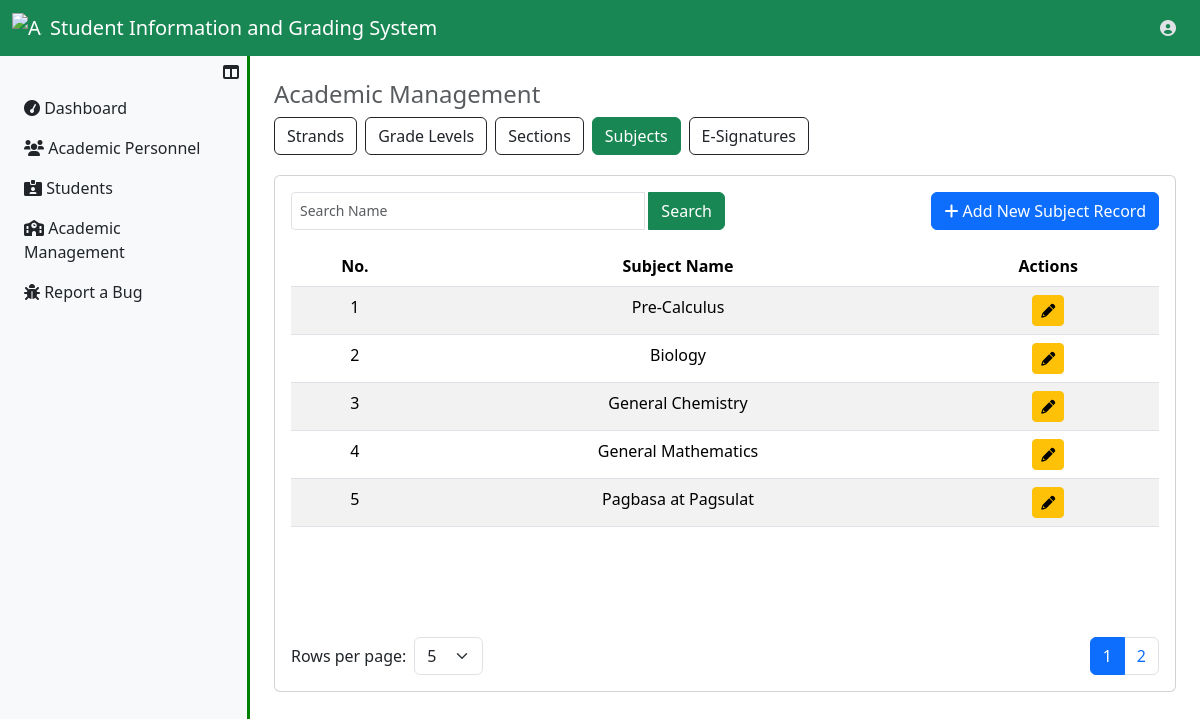
The page /UserRegistrar/subjects.php (signed in) on the database its author committed.
### tables this page shows
CREATE TABLE `subjects_tbl` (
  `subject_id` int(11) NOT NULL,
  `subject_name` varchar(250) NOT NULL,
  `subject_status` enum('Active','Inactive') NOT NULL DEFAULT 'Active',
  `insrt_ts` datetime NOT NULL DEFAULT current_timestamp(),
  `updt_ts` datetime DEFAULT NULL
);

### UserRegistrar/subjects.php (the view, shortened to what this page needs)
<?php
  include ("../server_connection/db_connect.php");
?>
<!DOCTYPE html>
<html lang="en">
<head>
    <link rel="stylesheet" href="../../Bootstrap/css/bootstrap.min.css">
    <link rel="stylesheet" href="https://cdnjs.cloudflare.com/ajax/libs/font-awesome/6.0.0-beta3/css/all.min.css">
</head>
<body>
    <?php include '../Assets/components/RegistrarNavbar.php'; ?>
    <div class="d-flex">
        <?php include '../Assets/components/RegistrarSidebar.php'; ?>
        <div class="content p-4 flex-grow-1">
            <h4 class="text-muted">Academic Management</h4>
                <div class="d-flex justify-content-start mb-3">
                    <a href="academic_management.php" class="btn btn-outline-dark me-2">Strands</a>
                    <a href="grade_levels.php" class="btn btn-outline-dark me-2">Grade Levels</a>
                    <a href="sections.php" class="btn btn-outline-dark me-2">Sections</a>
                    <a href="subjects.php" class="btn btn-success me-2">Subjects</a>
                    <a href="e_sigs.php" class="btn btn-outline-dark me-2">E-Signatures</a>
                </div>
            <div class="card table-container">
                <div class="card-body">
                    <div class="d-flex justify-content-between mb-3">
                        <div class="input-group w-50">
                            <input type="text" class="form-control form-control-sm me-1" id="searchInput" placeholder="Search Name">
                            <button class="btn btn-success" id="searchButton">Search</button>
                        </div>
                        <a href="AddSubject.php" class="btn btn-primary">
                            <i class="fas fa-plus"></i>
                            Add New Subject Record
                        </a>
                    </div>
                    <div class="table-responsive">
                        <table class="table table-striped" id="studentsTable">
                            <thead align="center">
                                <tr>
                                    <th>No.</th>
                                    <th>Subject Name</th>
                                    <th>Actions</th>
                                </tr>
                            </thead>
                            <tbody id="tableBody" align="center">
                                <?php
                                    $sql = "SELECT * FROM subjects_tbl";
                                    try
                                    {
                                        $result=$conn->prepare($sql);
                                        $result->execute();
                                        if($result->rowcount()>0)
                                        {
                                            $i=1;
                                            while($row=$result->fetch(PDO::FETCH_ASSOC))
                                            {
                                                echo "
                                                    <tr>
                                                        <td class='text-center'>{$i} </td>
                                                        <td class='text-center'>{$row["subject_name"]}</td>
                                                        <td>
                                                            <a href='EditSubject.php?subject_id={$row["subject_id"]}' class='btn btn-warning btn-sm'>
                                                                <i class='fas fa-pencil'></i>
                                                            </a>
                                                        </td>";
                                                        ?>
                                                    </tr>
                                                <?php
                                                $i++;
                                            }
                                        }
                                        else
                                        {
                                            echo "<tr><tdv colspan = '6'> No records found. </td></tr>";
                                        }
                                    }
                                    catch(Exception $e)
                                    {
                                        echo "Unexpected error has been occured!" . $e ->getMessage();
                                    }
                                ?>
                            </tbody>
                        </table>
                    </div>
                    <div class="d-flex justify-content-between align-items-center mt-3">
                        <div class="d-inline-flex align-items-center">
                            <label for="rowsPerPage" class="me-2 mb-0">Rows per page:</label>
                            <select id="rowsPerPage" class="form-select">
                                <option value="5">5</option>
                            </select>
                        </div>
                        <nav>
                            <ul class="pagination mb-0" id="pagination"></ul>
                        </nav>
                    </div>
                </div>
            </div>
        </div>
    </div>
</body>
</html>

### UserRegistrar/subjects.php (style rules this page uses)
.table-container { margin-top: 20px; min-width: 100%; }
.table-responsive { height: 375px; }
.content { transition: margin-left 0.3s ease; }
#rowsPerPage { width: auto; }

### rows shown on the page
subjects_tbl: subject_name "Pre-Calculus"
subjects_tbl: subject_name "Biology"
subjects_tbl: subject_name "General Chemistry"
subjects_tbl: subject_name "General Mathematics"
subjects_tbl: subject_name "Pagbasa at Pagsulat"
